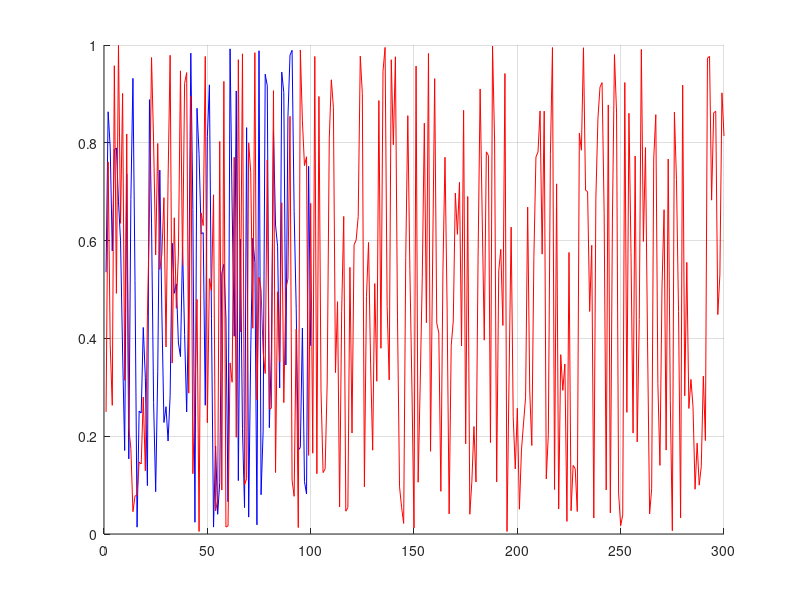

Write MATLAB code to recreate this figure. (Note: this script raises an error after producing the figure.)
 %%%%%%%%%%%%%%%%%%%%%%%%%%%%%%%%%%%%%%%%%%%%%%%%%%%%%%%%%%%%%%%%%%%%%%%%%%%%%%%%
% NAME: magnifyOnFigure_examples
% 
% AUTHOR: David Fernandez Prim (david.fernandez.prim@gmail.com)
%
% PURPOSE: Shows the funcionality of 'magnifyOnFigure'
% 
%%%%%%%%%%%%%%%%%%%%%%%%%%%%%%%%%%%%%%%%%%%%%%%%%%%%%%%%%%%%%%%%%%%%%%%%%%%%%%%%
clc;
clear all
close all

%% %%%%%%%%%%%%%%%%%%%%%%%%%%%%%%%%%%%%%%%%%%%%%%%%%%%%%%%%%%%%%%%%%%%%%%%%%%%%%
% Default interactive mode
%%%%%%%%%%%%%%%%%%%%%%%%%%%%%%%%%%%%%%%%%%%%%%%%%%%%%%%%%%%%%%%%%%%%%%%%%%%%%%%%
close all;
disp( sprintf('This is the default interactive operation mode of ''magnifyOnFigure''') ) 
fig = figure;
hold on;
plot(rand(100,1), 'b'); plot(rand(300, 1), 'r'); 
grid on;
hold off;
magnifyOnFigure;
disp('Press a key...')
pause;

%% %%%%%%%%%%%%%%%%%%%%%%%%%%%%%%%%%%%%%%%%%%%%%%%%%%%%%%%%%%%%%%%%%%%%%%%%%%%%%
% Figure handle passed as an input argument
%%%%%%%%%%%%%%%%%%%%%%%%%%%%%%%%%%%%%%%%%%%%%%%%%%%%%%%%%%%%%%%%%%%%%%%%%%%%%%%%
close all;
disp( sprintf('The figure handle is here passed as an input argument.') ) 
fig = figure;
hold on;
plot(rand(100,1), 'b'); plot(rand(300, 1), 'r'); 
grid on;
hold off;
magnifyOnFigure(fig);
disp('Press a key...')
pause;


%% %%%%%%%%%%%%%%%%%%%%%%%%%%%%%%%%%%%%%%%%%%%%%%%%%%%%%%%%%%%%%%%%%%%%%%%%%%%%%
% Properties (in interactive mode)
%%%%%%%%%%%%%%%%%%%%%%%%%%%%%%%%%%%%%%%%%%%%%%%%%%%%%%%%%%%%%%%%%%%%%%%%%%%%%%%%
close all;
disp( sprintf('Playing arround with the properties in interactive mode...') ) 
figHandler = figure;
hold on;
plot(rand(100,1), 'b'); plot(rand(300, 1), 'r'); 
grid on;
hold off; 
ylim([0 2]);
magnifyOnFigure(...
        figHandler,...
        'units', 'pixels',...
        'magnifierShape', 'ellipse',...
        'initialPositionSecondaryAxes', [326.933 259.189 164.941 102.65],...
        'initialPositionMagnifier',     [174.769 49.368 14.1164 174.627],...    
        'mode', 'interactive',...    
        'displayLinkStyle', 'straight',...        
        'edgeWidth', 2,...
        'edgeColor', 'black',...
        'secondaryAxesFaceColor', [0.91 0.91 0.91]... 
            ); 
disp('Press a key...')
pause;


%% %%%%%%%%%%%%%%%%%%%%%%%%%%%%%%%%%%%%%%%%%%%%%%%%%%%%%%%%%%%%%%%%%%%%%%%%%%%%%
% Properties (in manual mode)
%%%%%%%%%%%%%%%%%%%%%%%%%%%%%%%%%%%%%%%%%%%%%%%%%%%%%%%%%%%%%%%%%%%%%%%%%%%%%%%%
% close all;
disp( sprintf('Or in manual mode.') ) 
figHandler = figure;
hold on;
plot(rand(100,1), 'b'); plot(rand(300, 1), 'r'); 
grid on;
hold off; 
ylim([0 2]);
magnifyOnFigure(...
        figHandler,...
        'units', 'pixels',...
        'initialPositionSecondaryAxes', [326.933 259.189 164.941 102.65],...
        'initialPositionMagnifier',     [174.769 49.368 14.1164 200.627],...    
        'mode', 'manual',...    
        'displayLinkStyle', 'straight',...        
        'edgeWidth', 2,...
        'edgeColor', 'black',...
        'secondaryAxesFaceColor', [0.91 0.91 0.91]... 
            ); 
disp('Press a key...')
pause;


%% %%%%%%%%%%%%%%%%%%%%%%%%%%%%%%%%%%%%%%%%%%%%%%%%%%%%%%%%%%%%%%%%%%%%%%%%%%%%%
% Working on images also
%%%%%%%%%%%%%%%%%%%%%%%%%%%%%%%%%%%%%%%%%%%%%%%%%%%%%%%%%%%%%%%%%%%%%%%%%%%%%%%%
close all;
disp( sprintf('How the tool works on images.') ) 
h = figure; 
load clown; 
image(X); 
colormap(map) ; 
axis image
magnifyOnFigure(h, 'displayLinkStyle', 'straight',...
                    'EdgeColor', 'white',...
                    'magnifierShape', 'rectangle',...
                    'frozenZoomAspectratio', 'on',...
                    'edgeWidth', 2);
                
disp('Press a key...')
pause;
close all
                
             

%% %%%%%%%%%%%%%%%%%%%%%%%%%%%%%%%%%%%%%%%%%%%%%%%%%%%%%%%%%%%%%%%%%%%%%%%%%%%%%
% Working on contour plots
%%%%%%%%%%%%%%%%%%%%%%%%%%%%%%%%%%%%%%%%%%%%%%%%%%%%%%%%%%%%%%%%%%%%%%%%%%%%%%%%
close all;
disp( sprintf('How the tool works on contour plots.') ) 
scrsz = get(0, 'ScreenSize');
h = figure('Position', [0.01*scrsz(3), 0.25*scrsz(4), 0.65*scrsz(3), 0.60*scrsz(4)]);
load clown;
hc1 = contour(X, 'LineWidth', 2);
axis image

magnifyOnFigure;

disp('Press a key...')
pause;
close all


%% %%%%%%%%%%%%%%%%%%%%%%%%%%%%%%%%%%%%%%%%%%%%%%%%%%%%%%%%%%%%%%%%%%%%%%%%%%%%%
% Properties (in interactive mode)
%%%%%%%%%%%%%%%%%%%%%%%%%%%%%%%%%%%%%%%%%%%%%%%%%%%%%%%%%%%%%%%%%%%%%%%%%%%%%%%%
close all;
disp( sprintf('Using multiple magnifiers on the same axis...') ) 
figHandler = figure;
hold on;
plot(rand(100,1), 'b'); plot(rand(300, 1), 'r'); 
grid on;
hold off; 
ylim([0 2]);

magnifyOnFigure(...
        figHandler,...
        'units', 'pixels',...
        'magnifierShape', 'rectangle',...
        'initialPositionSecondaryAxes', [105.6 278.81 130.2 102.69],...
        'initialPositionMagnifier',     [106.56 47.2 18.6823 186.519],...    
        'mode', 'interactive',...    
        'displayLinkStyle', 'straight',...        
        'edgeWidth', 2,...
        'edgeColor', 'black',...
        'secondaryAxesFaceColor', [0.91 0.91 0.91]... 
            );   

magnifyOnFigure(...
        figHandler,...
        'units', 'pixels',...
        'magnifierShape', 'rectangle',...
        'initialPositionSecondaryAxes', [365.6 275.81 130.2 102.69],...
        'initialPositionMagnifier',     [211.459 47.2 18.6823 186.519],...    
        'mode', 'interactive',...    
        'displayLinkStyle', 'straight',...        
        'edgeWidth', 2,...
        'edgeColor', 'black',...
        'secondaryAxesFaceColor', [0.91 0.91 0.91]... 
            );   
        
magnifyOnFigure(...
        figHandler,...
        'units', 'pixels',...
        'magnifierShape', 'rectangle',...
        'initialPositionSecondaryAxes', [364.6 78.81 130.2 102.69],...
        'initialPositionMagnifier',     [270.827 47.2 18.6823 186.519],...    
        'mode', 'interactive',...    
        'displayLinkStyle', 'straight',...        
        'edgeWidth', 2,...
        'edgeColor', 'black',...
        'secondaryAxesFaceColor', [0.91 0.91 0.91]... 
            ); 
        
     
        
